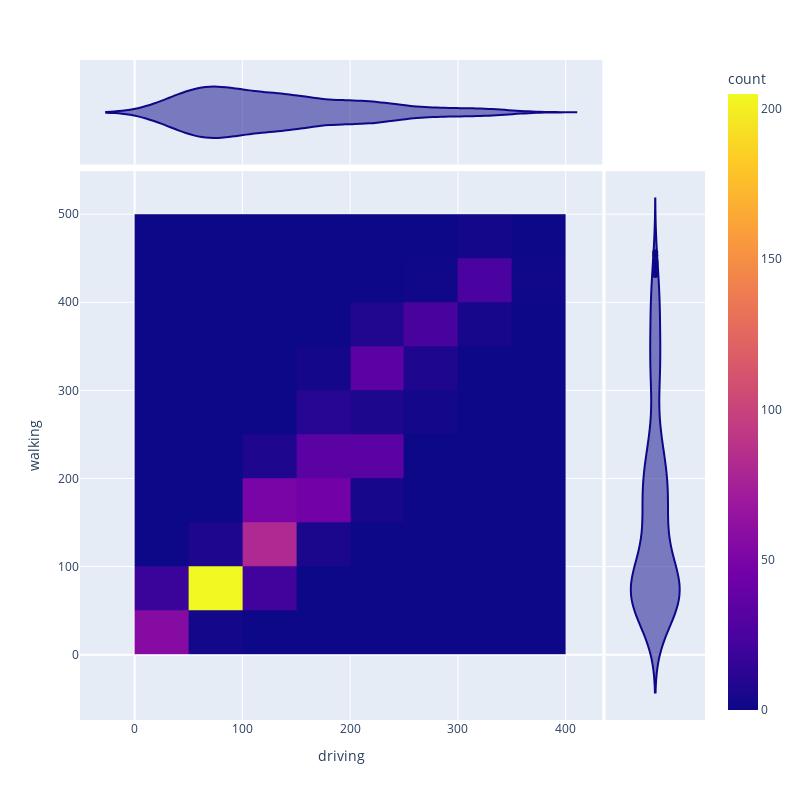

Here is the notebook cell this chart was saved with:
### Code cell
fig = px.density_heatmap(
    data_frame=greece_df,
    x='driving',
    y='walking',
    marginal_x="violin",
    marginal_y="violin",
    width=800,
    height=800
)

fig.show()

### Figure 1 — Plotly figure (JSON) as saved in the notebook; plotly's stock layout.template omitted (floating-point values rounded to 4 significant figures; data arrays with more than 128 entries replaced by an {"elided": "..."} marker saying what was removed)
{"data": [{"coloraxis": "coloraxis", "hovertemplate": "driving=%{x}<br>walking=%{y}<br>count=%{z}<extra></extra>", "name": "", "type": "histogram2d", "x": {"elided": "694 float values"}, "xaxis": "x", "xbingroup": "x", "y": {"elided": "694 float values"}, "yaxis": "y", "ybingroup": "y"}, {"alignmentgroup": "True", "hovertemplate": "driving=%{x}<extra></extra>", "legendgroup": "", "marker": {"color": "#0d0887"}, "name": "", "offsetgroup": "", "scalegroup": "x", "showlegend": false, "type": "violin", "x": {"elided": "694 float values"}, "xaxis": "x3", "yaxis": "y3"}, {"alignmentgroup": "True", "hovertemplate": "walking=%{y}<extra></extra>", "legendgroup": "", "marker": {"color": "#0d0887"}, "name": "", "offsetgroup": "", "scalegroup": "y", "showlegend": false, "type": "violin", "xaxis": "x2", "y": {"elided": "694 float values"}, "yaxis": "y2"}], "layout": {"coloraxis": {"colorbar": {"title": {"text": "count"}}, "colorscale": [[0, "#0d0887"], [0.1111, "#46039f"], [0.2222, "#7201a8"], [0.3333, "#9c179e"], [0.4444, "#bd3786"], [0.5556, "#d8576b"], [0.6667, "#ed7953"], [0.7778, "#fb9f3a"], [0.8889, "#fdca26"], [1, "#f0f921"]]}, "height": 800, "legend": {"tracegroupgap": 0}, "margin": {"t": 60}, "width": 800, "xaxis": {"anchor": "y", "domain": [0, 0.8358], "title": {"text": "driving"}}, "xaxis2": {"anchor": "y2", "domain": [0.8408, 1], "matches": "x2", "showgrid": false, "showline": false, "showticklabels": false, "ticks": ""}, "xaxis3": {"anchor": "y3", "domain": [0, 0.8358], "matches": "x", "showgrid": true, "showticklabels": false}, "xaxis4": {"anchor": "y4", "domain": [0.8408, 1], "matches": "x2", "showgrid": false, "showline": false, "showticklabels": false, "ticks": ""}, "yaxis": {"anchor": "x", "domain": [0, 0.8316], "title": {"text": "walking"}}, "yaxis2": {"anchor": "x2", "domain": [0, 0.8316], "matches": "y", "showgrid": true, "showticklabels": false}, "yaxis3": {"anchor": "x3", "domain": [0.8416, 1], "matches": "y3", "showgrid": false, "showline": false, "showticklabels": false, "ticks": ""}, "yaxis4": {"anchor": "x4", "domain": [0.8416, 1], "matches": "y3", "showgrid": true, "showline": false, "showticklabels": false, "ticks": ""}}}
